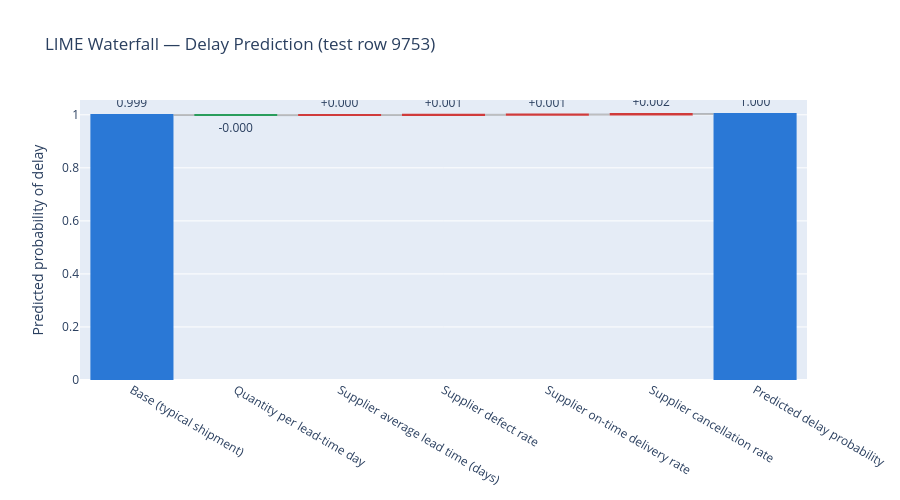

Notebook source saved alongside this figure:
### Markdown cell above
### Model Interpretability — Interactive LIME Waterfall

The from-scratch LIME implementation the live app uses for its AI Risk Center UI
(`app/ai/explain.py`) is imported directly here, applied to one real held-out shipment the
trained classifier scores as high delay-probability, rendered as an interactive Plotly waterfall
(base value → per-feature push → final prediction).

### Code cell
import plotly.graph_objects as go

from app.ai.explain import explain_instance

X_test_df = pd.DataFrame(X_test, columns=FEATURES_DELAY)
high_delay_idx = int(np.argmax(clf_proba))
example_instance = X_test_df.iloc[high_delay_idx].to_dict()
print(f"Example instance (test row {high_delay_idx}), predicted delay probability = {clf_proba[high_delay_idx]:.3f}")
print(example_instance)


def delay_predict_fn(X):
    X = np.atleast_2d(X)
    return clf.predict_proba(X)[:, 1]


explanation = explain_instance(
    model_name="Delay Prediction",
    stats_key="delay",
    instance=example_instance,
    feature_order=FEATURES_DELAY,
    predict_fn=delay_predict_fn,
    higher_is_worse=True,
)

factors = list(reversed(explanation["top_factors"]))
labels = [f["label"] for f in factors]
contributions = [f["contribution"] for f in factors]
hover = [
    f"{f['label']}<br>This shipment: {f['display_value']}<br>Typical: {f['typical_display_value']}<br>Push: {f['contribution']:+.4f}"
    for f in factors
]

fig = go.Figure(go.Waterfall(
    orientation="v",
    measure=["absolute"] + ["relative"] * len(factors) + ["total"],
    x=["Base (typical shipment)"] + labels + ["Predicted delay probability"],
    y=[explanation["base_value"]] + contributions + [0],
    text=[f"{explanation['base_value']:.3f}"] + [f"{c:+.3f}" for c in contributions] + [f"{explanation['prediction']:.3f}"],
    textposition="outside",
    hovertext=["Typical (mean) predicted delay probability across the training population"] + hover + ["Final predicted delay probability"],
    hoverinfo="text",
    connector={"line": {"color": "rgba(100,100,100,0.4)"}},
    increasing={"marker": {"color": "#d03b3b"}},
    decreasing={"marker": {"color": "#2a9d5c"}},
    totals={"marker": {"color": "#2a78d6"}},
))
fig.update_layout(
    title=f"LIME Waterfall — Delay Prediction (test row {high_delay_idx})",
    yaxis_title="Predicted probability of delay",
    showlegend=False,
    height=500,
)
fig.show()
print(explanation["plain_language_summary"])

### Figure 1 — Plotly figure (JSON) as saved in the notebook; plotly's stock layout.template omitted (floating-point values rounded to 4 significant figures)
{"data": [{"connector": {"line": {"color": "rgba(100,100,100,0.4)"}}, "decreasing": {"marker": {"color": "#2a9d5c"}}, "hoverinfo": "text", "hovertext": ["Typical (mean) predicted delay probability across the training population", "Quantity per lead-time day<br>This shipment: 19.2<br>Typical: 61.0<br>Push: -0.0003", "Supplier average lead time (days)<br>This shipment: 31 days<br>Typical: 17 days<br>Push: +0.0003", "Supplier defect rate<br>This shipment: 9%<br>Typical: 4%<br>Push: +0.0008", "Supplier on-time delivery rate<br>This shipment: 68%<br>Typical: 87%<br>Push: +0.0009", "Supplier cancellation rate<br>This shipment: 9%<br>Typical: 3%<br>Push: +0.0022", "Final predicted delay probability"], "increasing": {"marker": {"color": "#d03b3b"}}, "measure": ["absolute", "relative", "relative", "relative", "relative", "relative", "total"], "orientation": "v", "text": ["0.999", "-0.000", "+0.000", "+0.001", "+0.001", "+0.002", "1.000"], "textposition": "outside", "totals": {"marker": {"color": "#2a78d6"}}, "type": "waterfall", "x": ["Base (typical shipment)", "Quantity per lead-time day", "Supplier average lead time (days)", "Supplier defect rate", "Supplier on-time delivery rate", "Supplier cancellation rate", "Predicted delay probability"], "y": [0.9991, -0.0003, 0.0003, 0.0008, 0.0009, 0.0022, 0]}], "layout": {"height": 500, "showlegend": false, "title": {"text": "LIME Waterfall — Delay Prediction (test row 9753)"}, "yaxis": {"title": {"text": "Predicted probability of delay"}}}}
